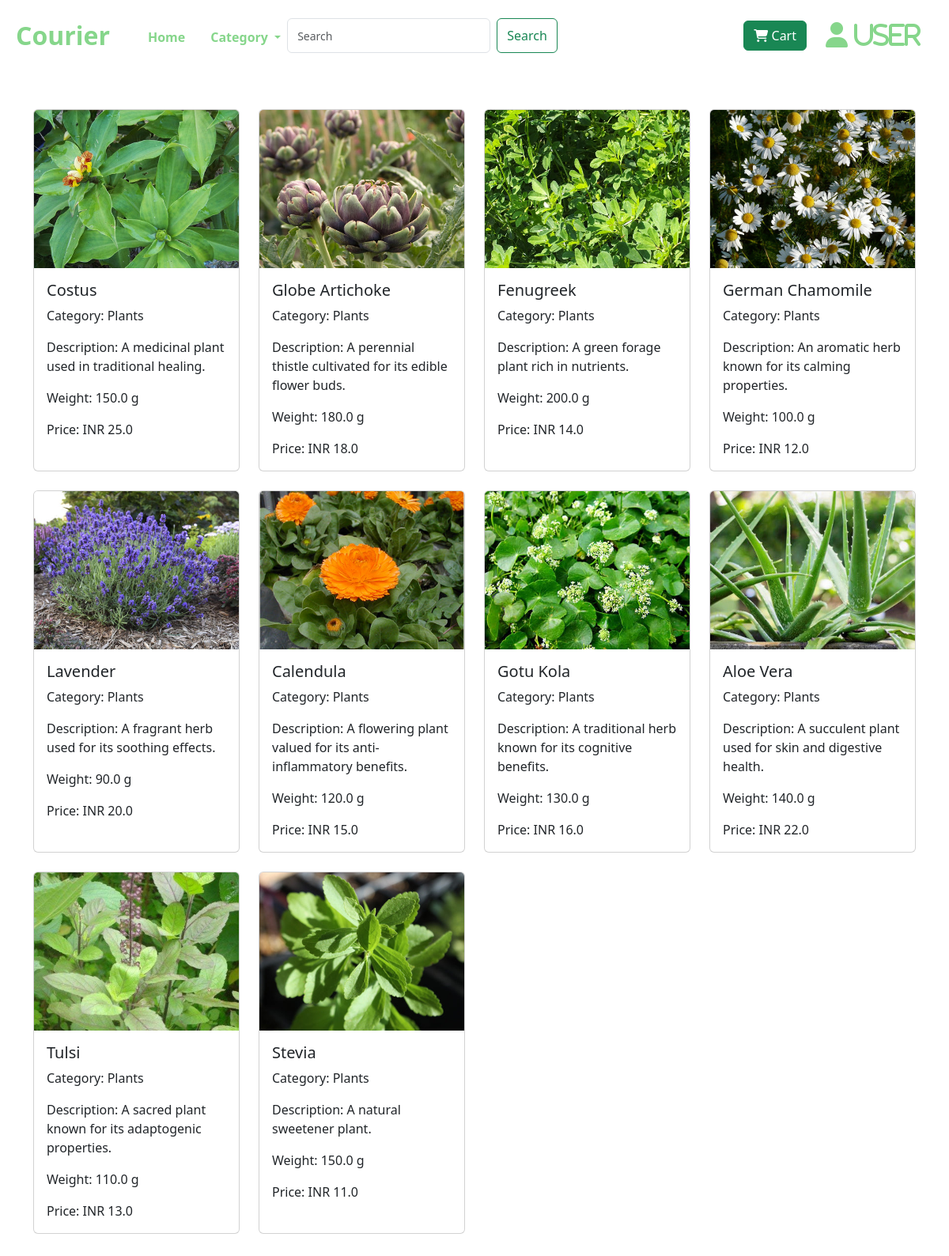
/products/category/Plants, run on the app's committed database.
### model.py (models this page shows)
class Product(db.Model):
    __tablename__ = 'product'
    product_id = db.Column(db.Integer, primary_key=True)
    name = db.Column(db.String(100))
    description = db.Column(db.String(255))
    category_id = db.Column(db.Integer, db.ForeignKey('category.category_id'))
    category_name = db.Column(db.String(100))  # Directly store category name here
    cost_price = db.Column(db.Float)
    selling_price = db.Column(db.Float)
    weight = db.Column(db.Float)
    stock_quantity = db.Column(db.Integer)
    image_url = db.Column(db.String(255))
    added_date = db.Column(db.DateTime, default=datetime.utcnow)
    updated_date = db.Column(db.DateTime, default=datetime.utcnow)
    order_details = db.relationship('OrderDetail', backref='product')

### app.py (the view)
@app.route("/category/<category>")
def filter_category(category):
    products = Product.query.filter_by(category_name=category).all()
    return render_template("products.html", products=products)

### templates/products.html (shortened to what this page needs)
<!DOCTYPE html>
<html lang="en">
<head>
    <link rel="stylesheet" href="https://cdnjs.cloudflare.com/ajax/libs/font-awesome/6.7.1/css/all.min.css">
    <link rel="stylesheet" href="https://cdnjs.cloudflare.com/ajax/libs/bootstrap/5.3.0/css/bootstrap.min.css">
</head>
<body>
    <nav class="navbar navbar-expand-lg bg-white">
        <div class="container-fluid">
            <a class="navbar-brand ms-2 mb-2 mt-2" href="{{ url_for('app.product_list') }}" style="font-size: 2rem; color: #86d68b; font-weight: bold;">Courier</a>
            <div class="collapse navbar-collapse" id="navbarSupportedContent">
                <ul class="navbar-nav me-auto mb-2 mb-lg-0 ms-4">
                    <li class="nav-item">
                        <a class="nav-link active fw-bold mt-1" href="{{ url_for('app.product_list') }}" style="color: #86d68b;">Home</a>
                    </li>
                    <li class="nav-item dropdown">
                        <a class="nav-link dropdown-toggle fw-bold ms-3 mt-1" href="#" role="button" data-bs-toggle="dropdown" style="color: #86d68b;">
                            Category
                        </a>
                    </li>
                    <form class="d-flex" action="{{ url_for('app.product_list') }}" method="get">
                        <input class="form-control me-2" type="search" name="query" placeholder="Search">
                        <button class="btn btn-outline-success" type="submit">Search</button>
                    </form>
                </ul>
                <a href="{{ url_for('cart.view_cart') }}" class="btn btn-success me-4">
                    <i class="fa fa-shopping-cart"></i> Cart
                </a>
                <a href="{{ url_for('cart.set_location') }}" class="me-4">
                    <i class="fa fa-user fa-2x" style="color: #86d68b;"> USER</i>
                </a>
            </div>
        </div>
    </nav>
    <div class="container my-5">
        <div class="row row-cols-1 row-cols-md-4 g-4">
            {% for product in products %}
                <div class="col">
                    <a href="{{ url_for('detail.product_detail', id=product.product_id) }}" class="text-decoration-none text-dark">
                        <div class="card h-100">
                            <img src="{{ url_for('static', filename=product.image_url) }}" class="card-img-top" alt="{{ product.name }}">
                            <div class="card-body">
                                <h5 class="card-title">{{ product.name }}</h5>
                                <p class="card-text">Category: {{ product.category_name }}</p>
                                <p class="card-text">Description: {{ product.description }}</p>
                                <p class="card-text">Weight: {{ product.weight }} g</p>
                                <p class="card-text">Price: INR {{ product.selling_price }}</p>
                            </div>
                        </div>
                    </a>
                </div>
            {% else %}
                <p class="text-center">No products found.</p>
            {% endfor %}
        </div>
    </div>
</body>
</html>

### templates/products.html (style rules this page uses)
.card-img-top { height: 200px; object-fit: cover; }
.card { display: flex; flex-direction: column; }
.card-body { flex-grow: 1; }
input::placeholder { color: #86d68b; font-size: 14px; }

### data on the page
Product: image_url+name (picture), name "Costus", category_name "Plants", description "A medicinal plant used in traditional healing.", weight "150.0", selling_price "25.0"
Product: image_url (picture), name "Globe Artichoke", category_name "Plants", description "A perennial thistle cultivated for its edible flower buds.", weight "180.0", selling_price "18.0"
Product: image_url (picture), name "Fenugreek", category_name "Plants", description "A green forage plant rich in nutrients.", weight "200.0", selling_price "14.0"
Product: image_url (picture), name "German Chamomile", category_name "Plants", description "An aromatic herb known for its calming properties.", weight "100.0", selling_price "12.0"
Product: image_url+name (picture), name "Lavender", category_name "Plants", description "A fragrant herb used for its soothing effects.", weight "90.0", selling_price "20.0"
Product: image_url+name (picture), name "Calendula", category_name "Plants", description "A flowering plant valued for its anti-inflammatory benefits.", weight "120.0", selling_price "15.0"
Product: image_url (picture), name "Gotu Kola", category_name "Plants", description "A traditional herb known for its cognitive benefits.", weight "130.0", selling_price "16.0"
Product: image_url (picture), name "Aloe Vera", category_name "Plants", description "A succulent plant used for skin and digestive health.", weight "140.0", selling_price "22.0"
Product: image_url+name (picture), name "Tulsi", category_name "Plants", description "A sacred plant known for its adaptogenic properties.", weight "110.0", selling_price "13.0"
Product: image_url+name (picture), name "Stevia", category_name "Plants", description "A natural sweetener plant.", weight "150.0", selling_price "11.0"
